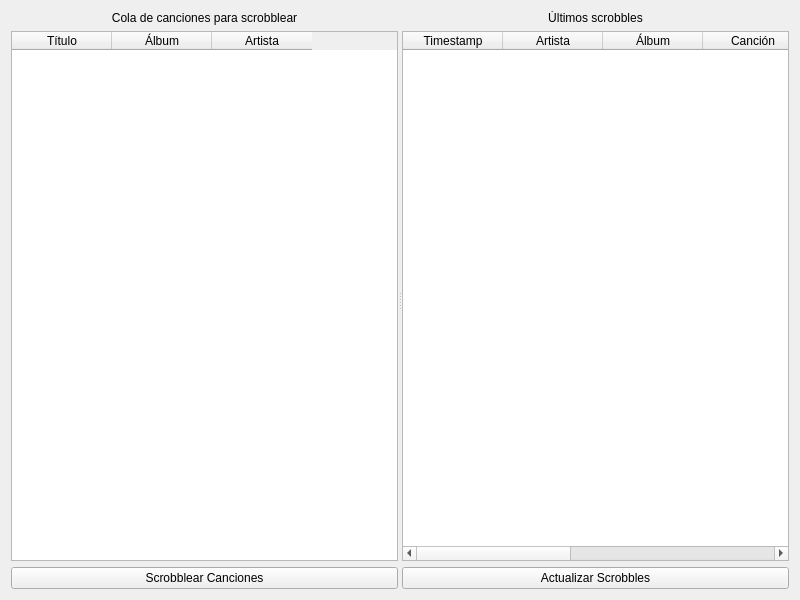
<?xml version="1.0" encoding="UTF-8"?>
<ui version="4.0">
 <class>LastFMScrobblerModule</class>
 <widget class="QWidget" name="LastFMScrobblerModule">
  <property name="geometry">
   <rect>
    <x>0</x>
    <y>0</y>
    <width>800</width>
    <height>600</height>
   </rect>
  </property>
  <layout class="QVBoxLayout" name="main_layout">
   <item>
    <widget class="QSplitter" name="splitter">
     <property name="orientation">
      <enum>Qt::Horizontal</enum>
     </property>
     <!-- Left panel - Track queue -->
     <widget class="QWidget" name="left_panel">
      <layout class="QVBoxLayout" name="left_layout">
       <item>
        <widget class="QLabel" name="queue_label">
         <property name="text">
          <string>Cola de canciones para scrobblear</string>
         </property>
         <property name="alignment">
          <set>Qt::AlignCenter</set>
         </property>
        </widget>
       </item>
       <item>
        <widget class="QTableWidget" name="queue_table">
         <property name="dragEnabled">
          <bool>true</bool>
         </property>
         <property name="dragDropMode">
          <enum>QAbstractItemView::InternalMove</enum>
         </property>
         <property name="alternatingRowColors">
          <bool>true</bool>
         </property>
         <property name="selectionBehavior">
          <enum>QAbstractItemView::SelectRows</enum>
         </property>
         <property name="sortingEnabled">
          <bool>false</bool>
         </property>
         <column>
          <property name="text">
           <string>Título</string>
          </property>
         </column>
         <column>
          <property name="text">
           <string>Álbum</string>
          </property>
         </column>
         <column>
          <property name="text">
           <string>Artista</string>
          </property>
         </column>
        </widget>
       </item>
       <item>
        <widget class="QPushButton" name="scrobble_button">
         <property name="text">
          <string>Scrobblear Canciones</string>
         </property>
        </widget>
       </item>
      </layout>
     </widget>
     <!-- Right panel - Recent scrobbles -->
     <widget class="QWidget" name="right_panel">
      <layout class="QVBoxLayout" name="right_layout">
       <item>
        <widget class="QLabel" name="scrobbles_label">
         <property name="text">
          <string>Últimos scrobbles</string>
         </property>
         <property name="alignment">
          <set>Qt::AlignCenter</set>
         </property>
        </widget>
       </item>
       <item>
        <widget class="QTableWidget" name="scrobbles_table">
         <property name="editTriggers">
          <set>QAbstractItemView::NoEditTriggers</set>
         </property>
         <property name="alternatingRowColors">
          <bool>true</bool>
         </property>
         <property name="selectionBehavior">
          <enum>QAbstractItemView::SelectRows</enum>
         </property>
         <property name="sortingEnabled">
          <bool>true</bool>
         </property>
         <column>
          <property name="text">
           <string>Timestamp</string>
          </property>
         </column>
         <column>
          <property name="text">
           <string>Artista</string>
          </property>
         </column>
         <column>
          <property name="text">
           <string>Álbum</string>
          </property>
         </column>
         <column>
          <property name="text">
           <string>Canción</string>
          </property>
         </column>
         <column>
          <property name="text">
           <string>Sello</string>
          </property>
         </column>
         <column>
          <property name="text">
           <string>Enlaces</string>
          </property>
         </column>
         <column>
          <property name="text">
           <string>En DB</string>
          </property>
         </column>
        </widget>
       </item>
       <item>
        <widget class="QPushButton" name="refresh_button">
         <property name="text">
          <string>Actualizar Scrobbles</string>
         </property>
        </widget>
       </item>
      </layout>
     </widget>
    </widget>
   </item>
  </layout>
 </widget>
 <resources/>
 <connections/>
</ui>
